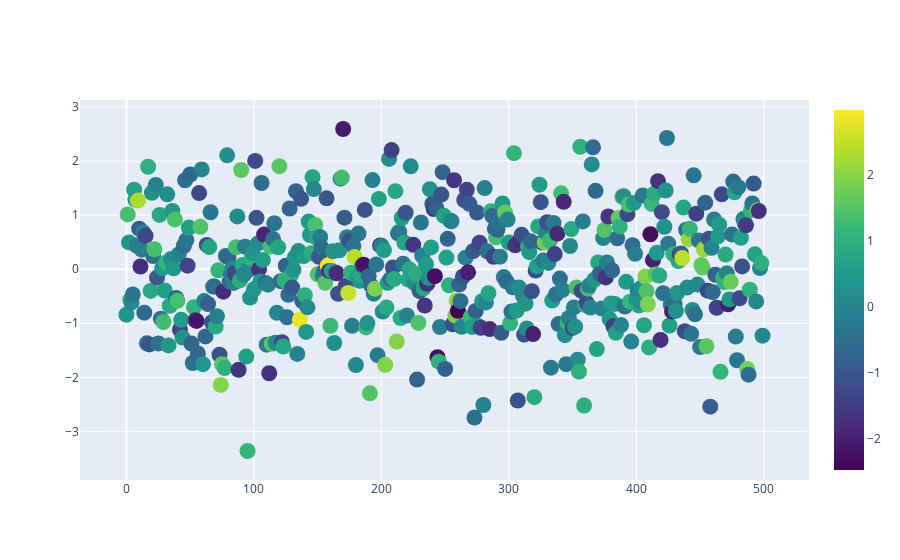

Write notebook code for a chart like this one.
### Code cell
import plotly.graph_objects as go
import numpy as np

fig = go.Figure(data=go.Scatter(
    y = np.random.randn(500),
    mode='markers',
    marker=dict(
        size=16,
        color=np.random.randn(500), #set color equal to a variable
        colorscale='Viridis', # one of plotly colorscales
        showscale=True
    )
))

fig.show()

### Figure 1 — Plotly figure (JSON) as saved in the notebook; plotly's stock layout.template omitted (floating-point values rounded to 4 significant figures; data arrays with more than 128 entries replaced by an {"elided": "..."} marker saying what was removed)
{"data": [{"marker": {"color": {"elided": "500 float values"}, "colorscale": [[0, "#440154"], [0.1111, "#482878"], [0.2222, "#3e4989"], [0.3333, "#31688e"], [0.4444, "#26828e"], [0.5556, "#1f9e89"], [0.6667, "#35b779"], [0.7778, "#6ece58"], [0.8889, "#b5de2b"], [1, "#fde725"]], "showscale": true, "size": 16}, "mode": "markers", "type": "scatter", "y": {"elided": "500 float values"}}], "layout": {}}
